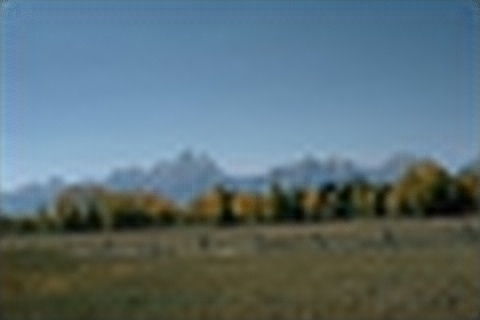
#> input picture 课程设计下半学期/re_2092_re_100epoch_4ceng.jpg, 480 x 320 px, found by its file name
$ python Bicubic_interpolation.py
#> lines starting #> are read from the running program, lines starting #| are printed output that depends on the picture
import cv2
import numpy as np
# 读取低分辨率图像
#lr_img = cv2.imread('/home/rainy/python/graph/2092.png')

# 设置放大倍数
#scale = 8

# 使用 Bicubic 插值将低分辨率图像放大到高分辨率图像
#img_pro = cv2.resize(lr_img, None, fx=scale, fy=scale, interpolation=cv2.INTER_CUBIC)

#output_image_path='Bicubic_interpolation_pic.jpg'
#cv2.imwrite(output_image_path,img_pro)

#插值和生成学习图进行对比
##########################################################
img_org = cv2.imread("/home/rainy/python/graph/re_2092_re_100epoch_4ceng.jpg")
#> img_org is the input picture: shape (320, 480, 3); mean B, G, R 118.4, 110.8, 90.6
img_pro = cv2.imread("/home/rainy/python/graph/orig/2092.png")
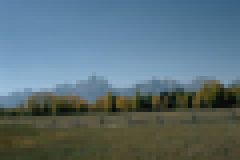
#> input picture 课程设计下半学期/2092.png, 60 x 40 px, found by its file name (shown 4 times larger)
#> img_pro is the input picture: shape (40, 60, 3); mean B, G, R 119.2, 111.6, 91.1
# 将图像转换为灰度图像
#gray_org = cv2.cvtColor(img_org, cv2.COLOR_BGR2GRAY)
#gray_pro = cv2.cvtColor(img_pro, cv2.COLOR_BGR2GRAY)

# 计算图像的相关系数
ssim = cv2.matchTemplate(img_org, img_pro, cv2.TM_CCORR_NORMED)
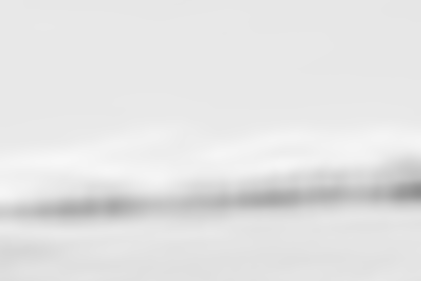
#> ssim: shape (281, 421) float32; min 0.56, max 0.972, mean 0.896

# 显示结果
print("SSIM值为:")
print(ssim)
#> (printed output is left out)

# 获取原始图像的大小
#height, width = img_org.shape[:2]

# 定义扩充后的尺寸
#new_width, new_height = 320, 480

# 计算水平和竖直方向上的扩充比例
#w_ratio, h_ratio = new_width / width, new_height / height

# 保持比例进行扩充
#resized_img = cv2.resize(img_org, None, fx=w_ratio, fy=h_ratio, interpolation=cv2.INTER_CUBIC)
#resized_img = np.transpose(resized_img, (1, 0, 2))#转置

def psnr(img1, img2):
#> (the run stopped early here; a loop or call above may not have finished)
